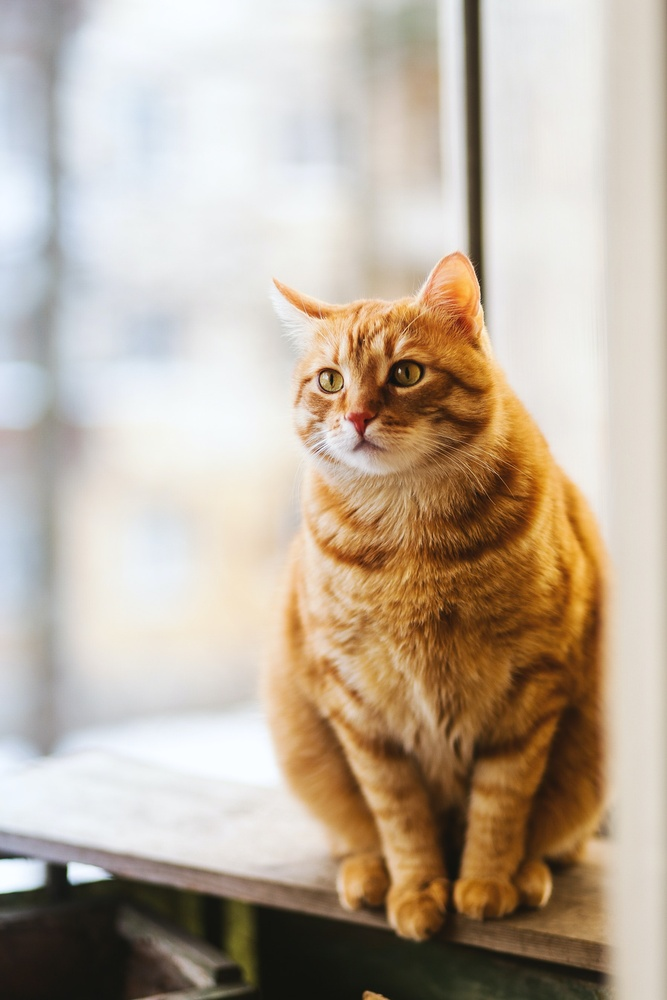
#> input picture CSE428/Lab [Fall 2023]/Lab_Class/lab class 1 (5-10-23)/images/cat_1.jpg, 667 x 1000 px, shrunk from 1771 x 2657 before the run, found by its file name
$ jupyter execute --allow-errors 'shakib_CSE428 Lab 1 Demo.ipynb'
#> lines starting #> are read from the running program, lines starting #| are printed output that depends on the picture
[cell 1]
import numpy as np
import matplotlib.pyplot as plt
from skimage import io, transform, img_as_float

[cell 2]
x = [1, 2, 4, 5, 7]
print(x)

#> (a cell that did not finish here is left out)

[cell 4]
for i in range(len(x)):
  x[i] = x[i] + 4
print(x)

[cell 5]
x = np.array([1, 2, 4, 5, 7])
print(x)

[cell 6]
x = x+4
print(x)

2 3 4

5 6 7

[cell 7]
# declare an array of 2 rows, 3 columns
x = np.array([[2,3,4],[5,6,7]])

[cell 8]
print(x)

[cell 9]
x = np.array([1, 2, 4, 5, 7])

[cell 10]
print(x[3])

[cell 11]
print(x[-2])

[cell 12]
x = np.array([[2,3,4],[5,6,7]])
print(x[1][1])
print(x[1,1])

[cell 13]
x = np.array([[[2,3,4],[5,6,7]],[[2,3,4],[5,6,7]]])
print(x)

x[start:end] = [x[start], x[start+1], ....., x[end-1]]

[cell 14]
x = np.array([1, 2, 4, 5, 7])
print(x[1:4])

[cell 15]
x[1:-1:2]

[cell 16]
print(x[1:-1])

x[start:end:step] = x[start], x[start+step], x[start+2*step],.... x[end-1]

[cell 17]
print(x[0:5:1])

[cell 18]
print(x[1:4:2])

[cell 19]
print(x[::1])

[cell 20]
print(x[::-1])

[cell 21]
print(x[::-2])

[cell 22]
x = np.array([[2,3,4],[5,6,7]])
print(x)

[cell 23]
print(x[0,:])

[cell 24]
print(x[:,-1:])

[cell 25]
print(x[:,::2])

`x[start:end]`

`x[start:end:step]`

`x[::]`

start is not specified, 0

end is not specified, len(x)

step is not specified, 1

[cell 26]
# boolean indexing

x = np.array([2, 1, -5, -4, 4, 5])

[cell 27]
x>0

[cell 28]
x[x>0]

[cell 29]
x*(x>0)

[cell 30]
index = [False, False, True, True, False, False]

[cell 31]
x[index]

[cell 32]
index = x < 0

[cell 33]
index

[cell 34]
x[index]

[cell 35]
x[ x < 0 ]

## Slicing Summary

`x[start:end:step] = [x[start], x[start+step], x[start+2*step], ... x[end-1]]`

If `start` not specified, assumes `0`

If `end` not specified, assumes `len(x)`

If `step` not specified, assumes `1`

**Boolean indexing**: `x[ind]` where `ind` is an array of `True` and `False` with the same size as `x`

[cell 36]
x = np.array([4, 1, -1, 2, 4, 5])
print(x[1:4]) # [1, -1, 2]
print(x[1:]) # [1, -1, 2, 4, 5]
print(x[:4]) # []
print(x[:]) # []
print(x[2::2]) # []
print(x[:6:2]) # []

# Image as NumPy array

[cell 37]
x = np.random.rand(4, 5)
print(x)
print("shape -", x.shape)

[cell 38]
plt.imshow(x)
plt.axis("off")

[cell 39]
io.imshow(x, cmap="gray")
plt.axis("off")

[cell 40]
io.imshow(x)
#plt.axis("off")

[cell 41]
x.shape

[cell 42]
#height, width = x.shape[:2]
height = x.shape[0]
width = x.shape[1]
print("Height =", height)
print("Width =", width)

[cell 43]
x = np.random.rand(4, 5, 3)
height, width, nchannels = x.shape
print("Height =", height)
print("Width =", width)
print("Number of channels =", nchannels)

[cell 44]
print("Red Channel")
print(x[:, :, 0])

print("Green Channel")
print(x[:, :, 1])

print("Blue Channel")
print(x[:, :, 2])

[cell 45]
io.imshow(x)
plt.axis("off")

[cell 46]
plt.figure(figsize=(2, 2))
x_cropped = x[:3, :3,:]
io.imshow(x_cropped)
plt.axis("off")
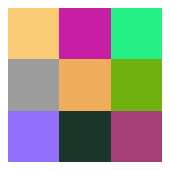
#> figure drawn by matplotlib, 1 panel

# Real Digital Image

[cell 47]
I = io.imread("cat_1.jpg")
#> I is the input picture: shape (1000, 667, 3); mean R, G, B 188.6, 174.3, 157.9
height, width = I.shape[:2]
#> height = 1000; width = 667
print("Height =", height)
#| Height = 1000
print("Width =", width)
#| Width = 667

[cell 48]
plt.figure(figsize=(4, 4))
io.imshow(I)
plt.axis("off")

[cell 49]
print(I)
#> (printed output is left out)

[cell 50]
x = I[0, 0]
#> x = [167, 165, 176]
y = I[0, -1]
#> y = [149, 134, 115]
print(x)
#| [167 165 176]
print(y)
#| [149 134 115]

[cell 51]
print(type(x))
#| <class 'numpy.ndarray'>

## Problem with **uint8**

[cell 52]
x + y
#> Out = [60, 43, 35]

[cell 53]
# Bad way of normalization
# I = I/255

# Good way
I = img_as_float(I)
I = img_as_float(I)

[cell 54]
plt.figure(figsize=(3, 3))
io.imshow(I)
plt.axis("off")

## Example 2

[cell 55]
I = io.imread("cat_1.jpg")

[cell 56]
I.shape
#> Out = (1000, 667, 3)

[cell 57]
height, width, nchannels = I.shape
#> nchannels = 3
print("Height =", height)
#| Height = 1000
print("Width =", width)
#| Width = 667
print("Number of channels =", nchannels)
#| Number of channels = 3

[cell 58]
io.imshow(I)

[cell 59]
fig, axes = plt.subplots(1, 3, figsize=(15, 5))

# Red channel
axes[0].imshow(I[:, :, 0], cmap="gray")
axes[0].axis("off")
axes[0].set_title("Red")

# Green channel
axes[1].imshow(I[:, :, 1], cmap="gray")
axes[1].axis("off")
axes[1].set_title("Green")

# Blue channel
axes[2].imshow(I[:, :, 2], cmap="gray")
axes[2].axis("off")
axes[2].set_title("Blue")
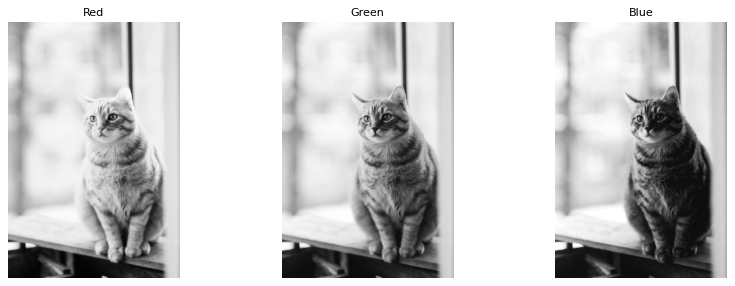
#> figure drawn by matplotlib, 3 panels

[cell 60]
# Only the left half of the image
I_cropped = I[:, :width//2, :]
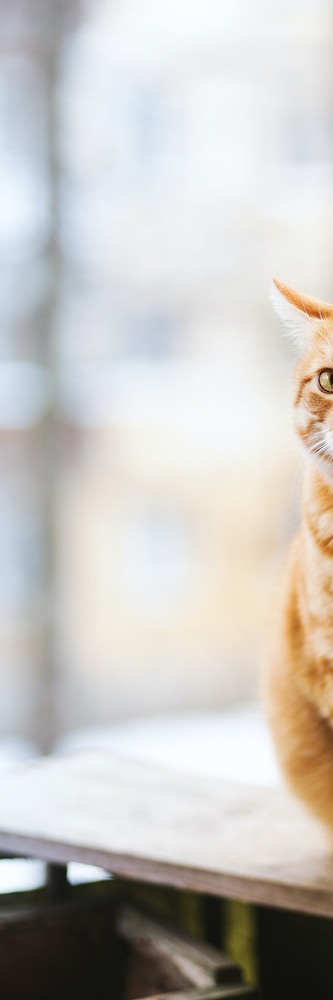
#> I_cropped: shape (1000, 333, 3); mean R, G, B 200.3, 197.5, 193.6
io.imshow(I_cropped)
plt.axis("off")

[cell 61]
# Only the  bottom half of the image
I_cropped = I[height//2:, :, :]
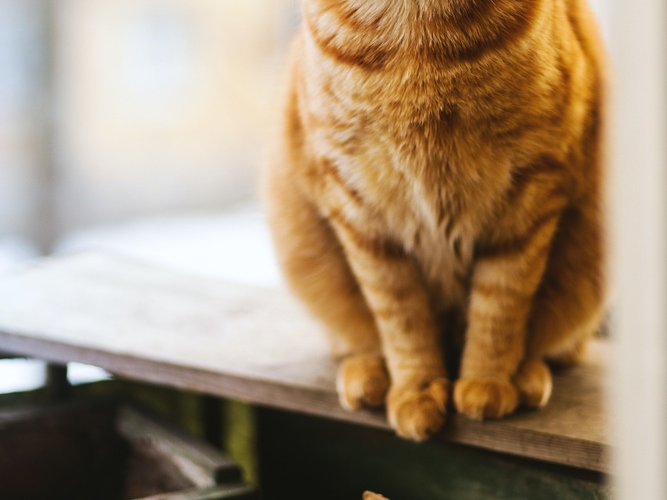
#> I_cropped: shape (500, 667, 3); mean R, G, B 163.4, 142, 117.8
io.imshow(I_cropped)
plt.axis("off")

[cell 62]
# flip along widht (with respect to y axis)
I_flipped = I[:, ::-1, :]
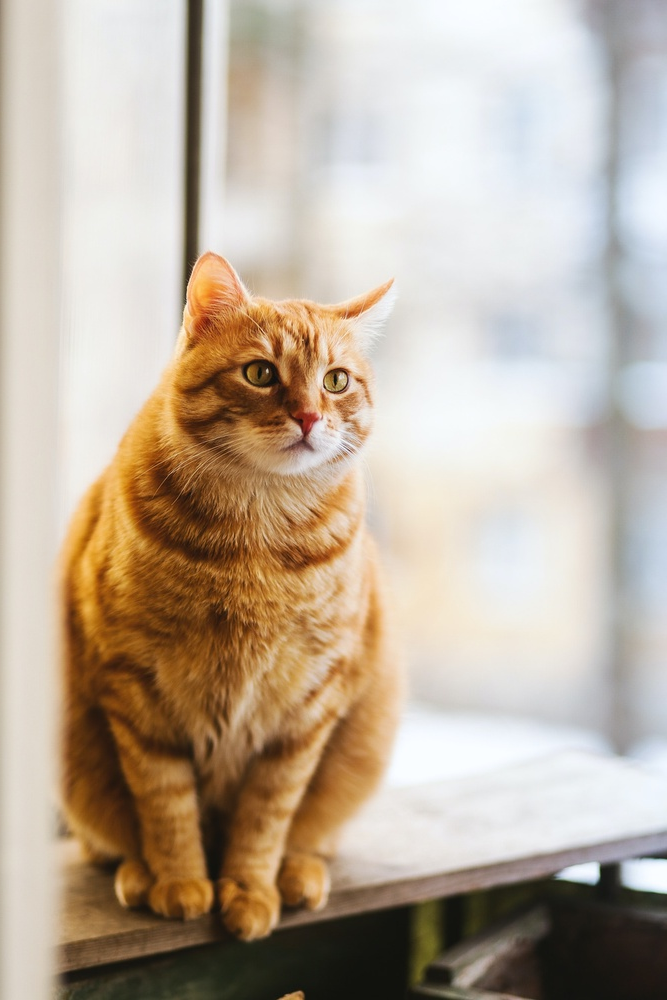
#> I_flipped: shape (1000, 667, 3); mean R, G, B 188.6, 174.3, 157.9
io.imshow(I_flipped)
plt.axis("off")

[cell 63]
# flip along height (with respect to x axis)
I_flipped = I[::-1, :, :]
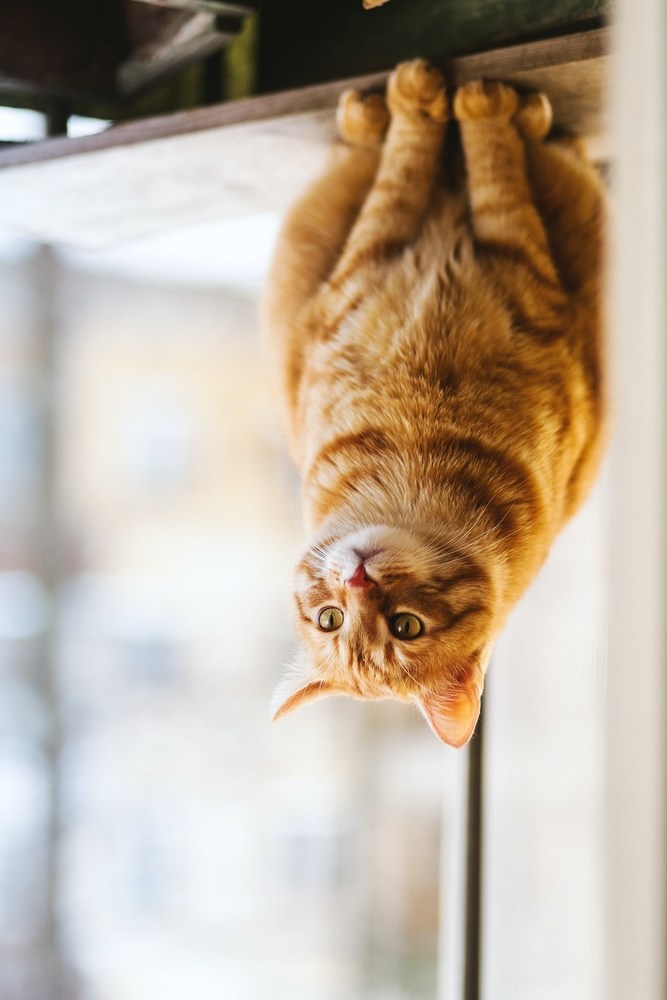
#> I_flipped: shape (1000, 667, 3); mean R, G, B 188.6, 174.3, 157.9
io.imshow(I_flipped)
plt.axis("off")

[cell 64]
# Rotate 180 degree
I_rotated = I[::-1, ::-1, :]
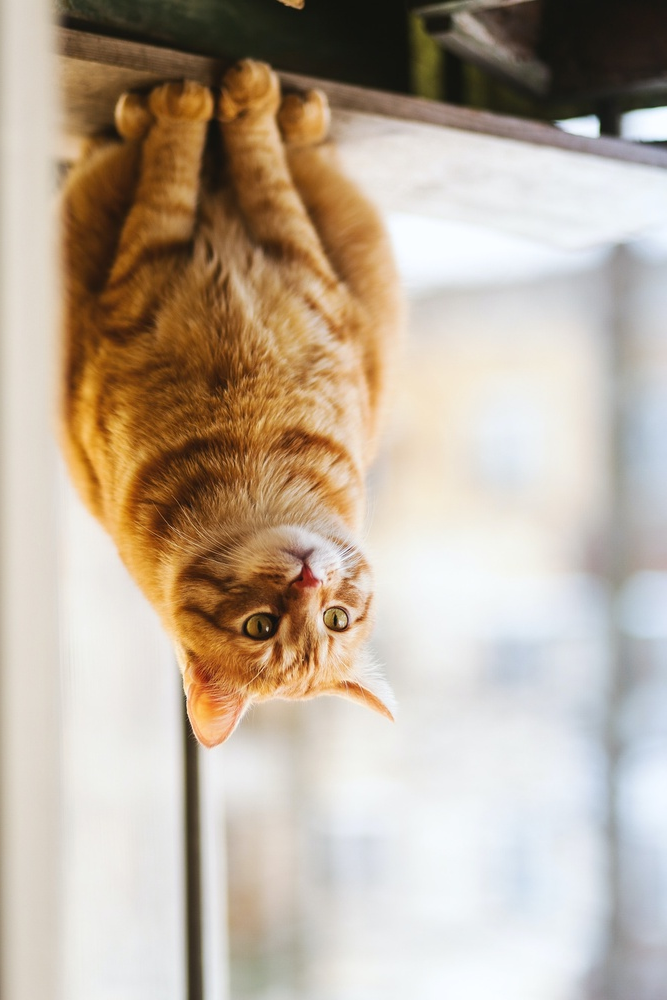
#> I_rotated: shape (1000, 667, 3); mean R, G, B 188.6, 174.3, 157.9
io.imshow(I_rotated)
plt.axis("off")

[cell 65]
#down sampling

I_rotated = I[:, ::5, :]
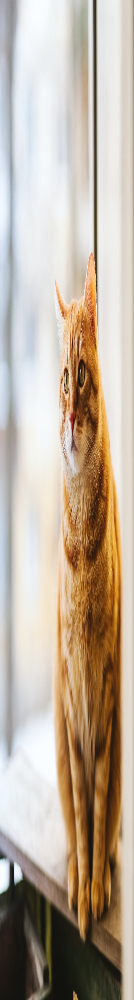
#> I_rotated: shape (1000, 134, 3); mean R, G, B 188.7, 174.3, 158.1
io.imshow(I_rotated)
plt.axis("off")

[cell 66]
I_rotated = I[::5, :, :]
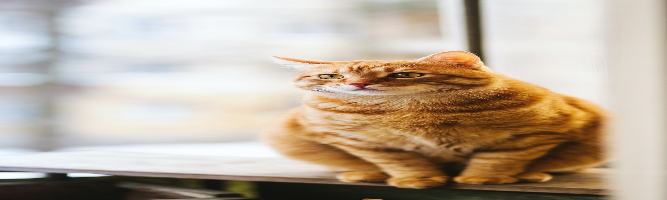
#> I_rotated: shape (200, 667, 3); mean R, G, B 188.9, 174.6, 158.3
io.imshow(I_rotated)
plt.axis("off")

[cell 67]
I_rotated = I[::50, ::50, :]
io.imshow(I_rotated)
plt.axis("off")
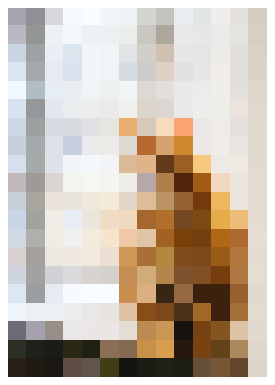
#> figure drawn by matplotlib, 1 panel

# Example 3

#> (a cell that did not finish here is left out)

[cell 69]
io.imshow(I)

[cell 70]
I.shape
#> Out = (1000, 667, 3)

$ run again, with CSE428/Lab [Fall 2023]/Lab_Class/lab class 1 (5-10-23)/images/tree_1.jpg copied over CSE428/Lab [Fall 2023]/Lab_Class/lab class 1 (5-10-23)/images/cat_1.jpg
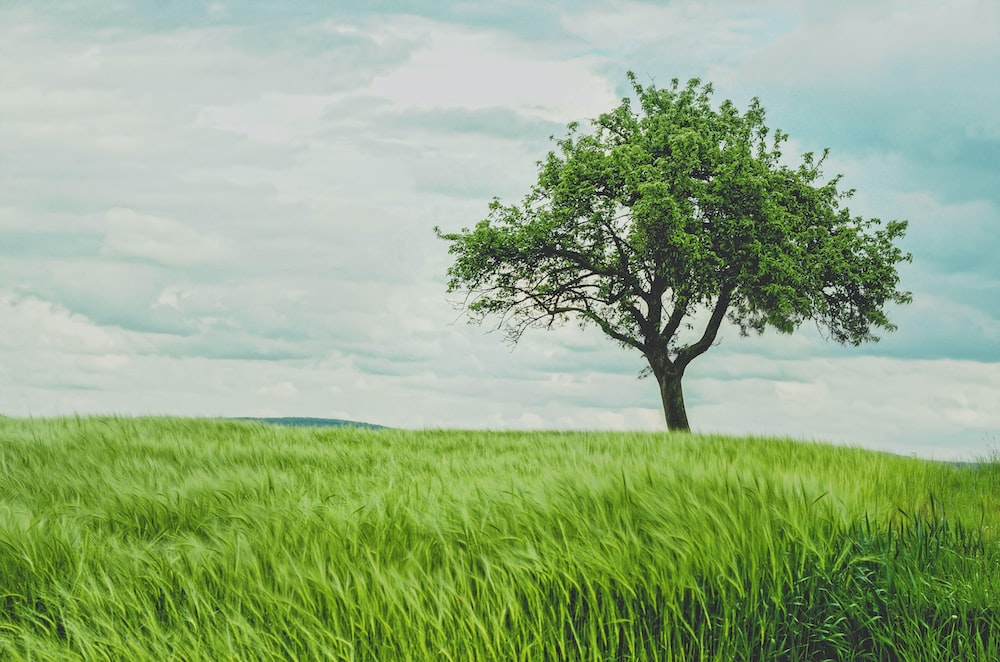
#> input picture CSE428/Lab [Fall 2023]/Lab_Class/lab class 1 (5-10-23)/images/tree_1.jpg, 1000 x 662 px, found by its file name
#> I is the input picture: shape (662, 1000, 3); mean R, G, B 149.4, 172.7, 132.6
#| Height = 662
#| Width = 1000
#> (printed output is left out)
#> x = [170, 195, 189]
#> y = [188, 202, 202]
#| [170 195 189]
#| [188 202 202]
#| <class 'numpy.ndarray'>
#> `x + y`: Out = [102, 141, 135]
#| Height = 662
#| Width = 1000
#| Number of channels = 3
#> `I_rotated = I[::5, :, :]`:
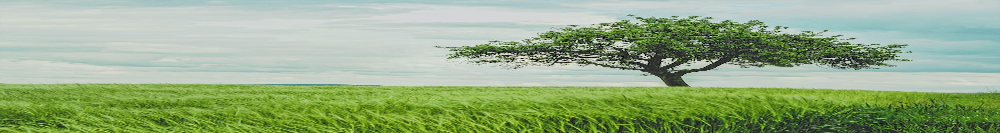
#> I_rotated: shape (133, 1000, 3); mean R, G, B 149.5, 172.8, 132.8
#> `[cell 67] I_rotated = I[::50, ::50, :] io.imshow(I_rotated) plt.axis("..`:
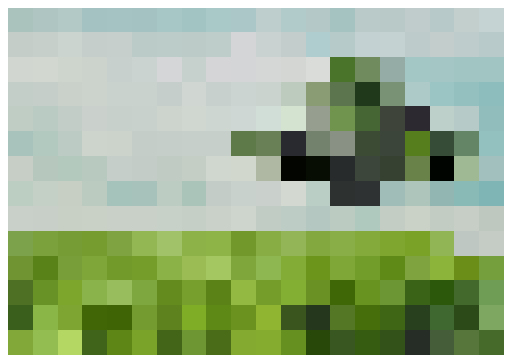
#> figure drawn by matplotlib, 1 panel
